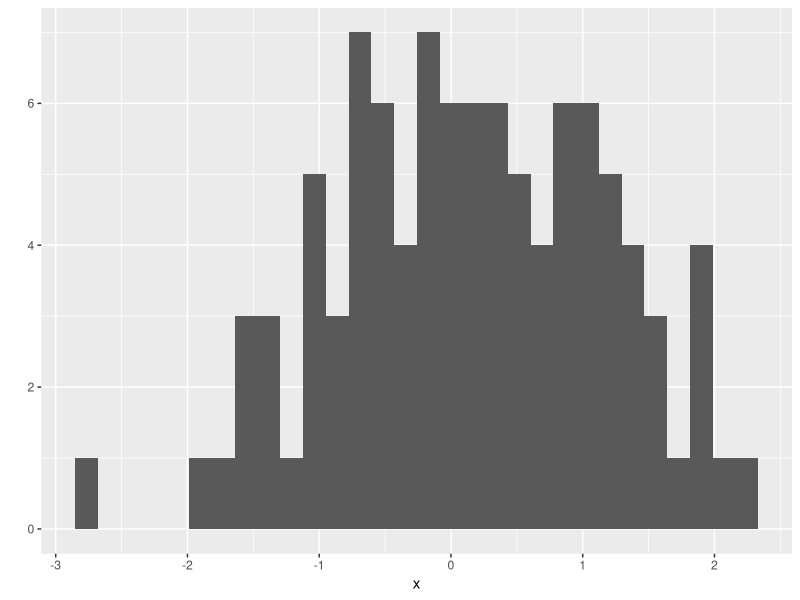
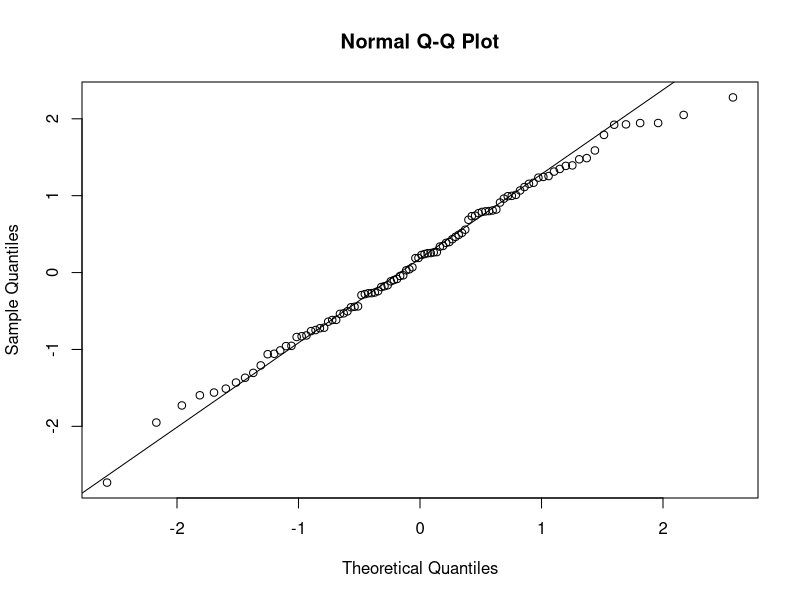
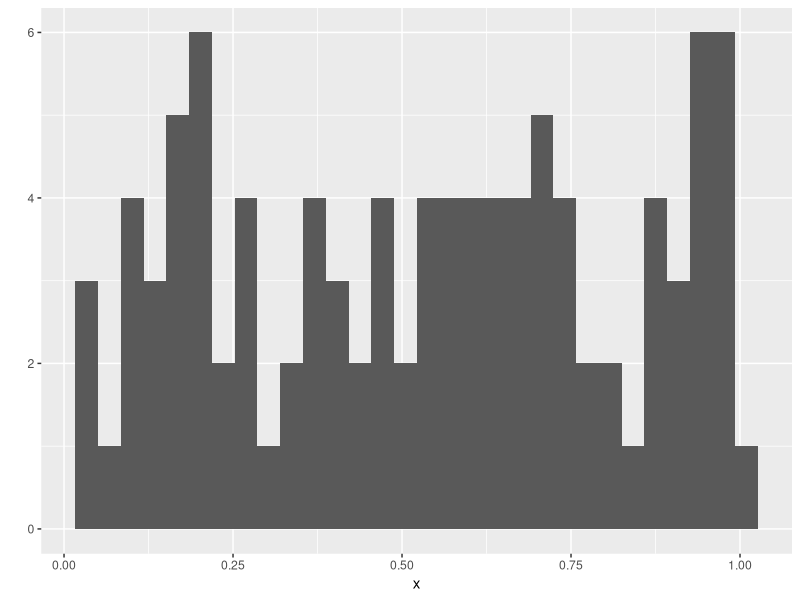
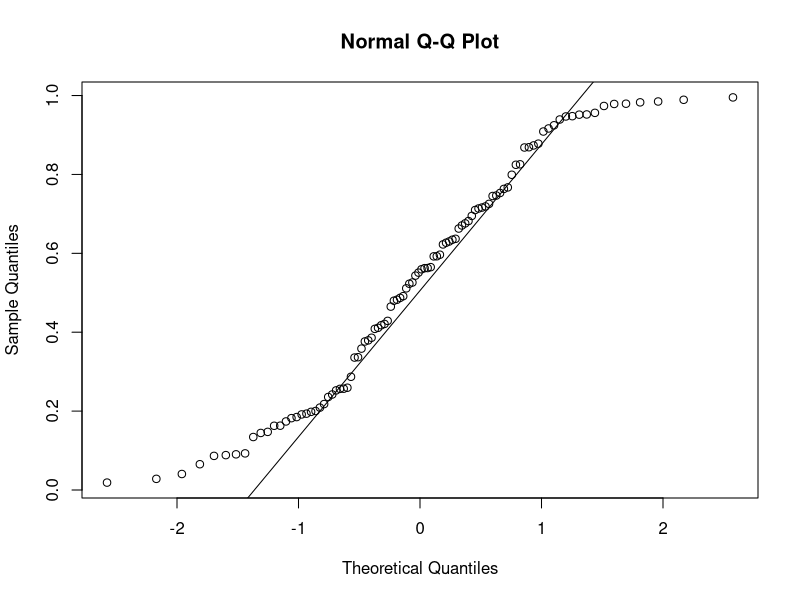
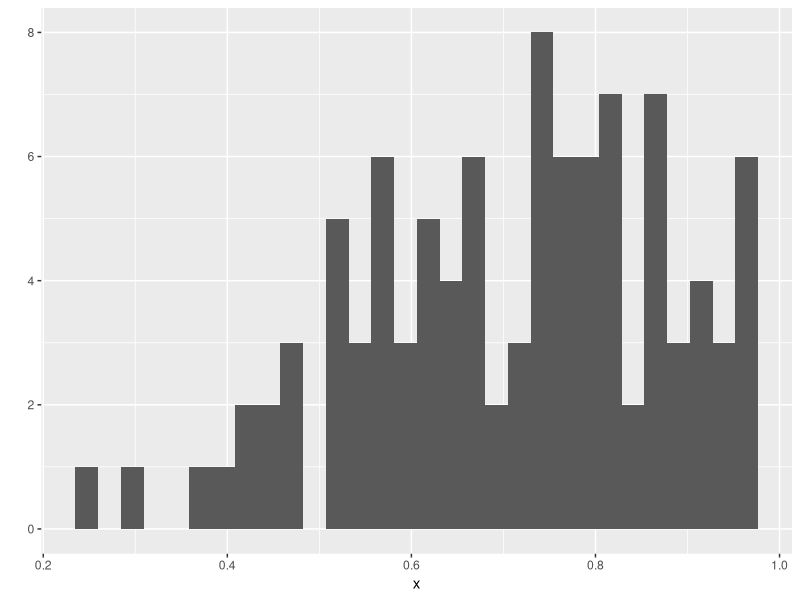
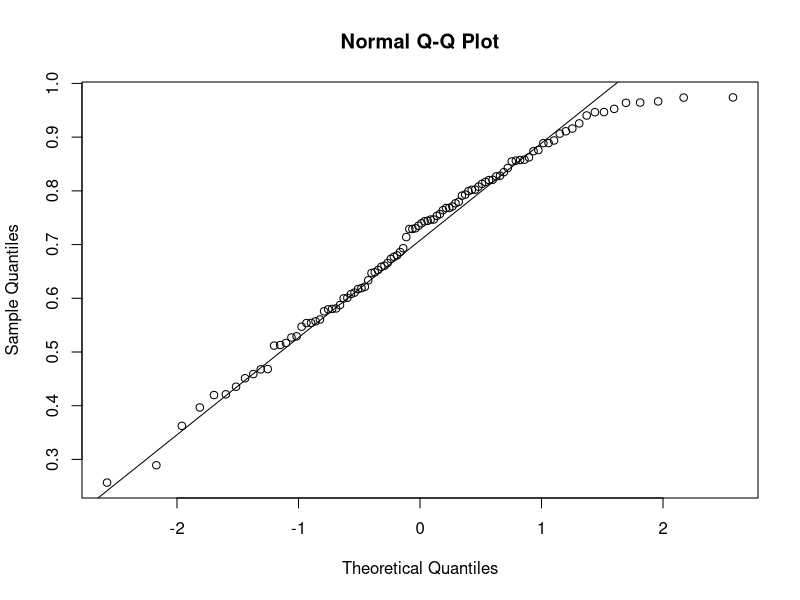
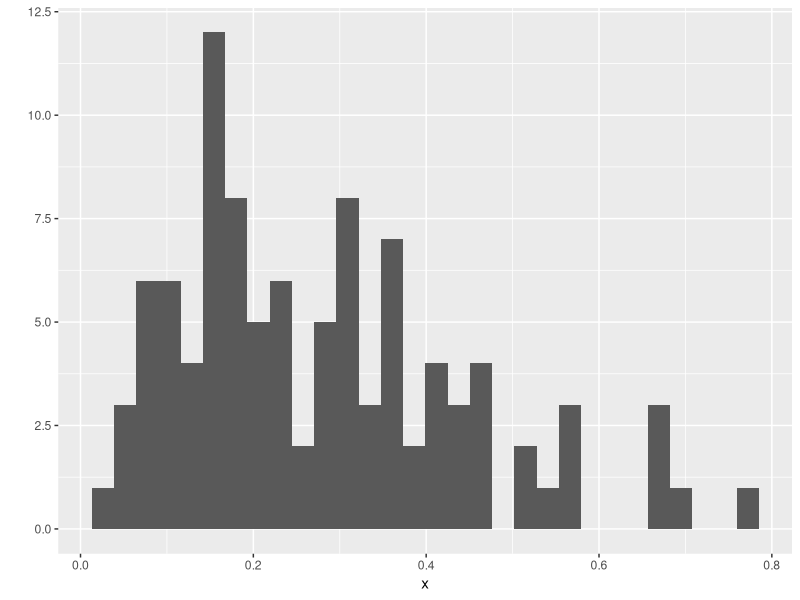
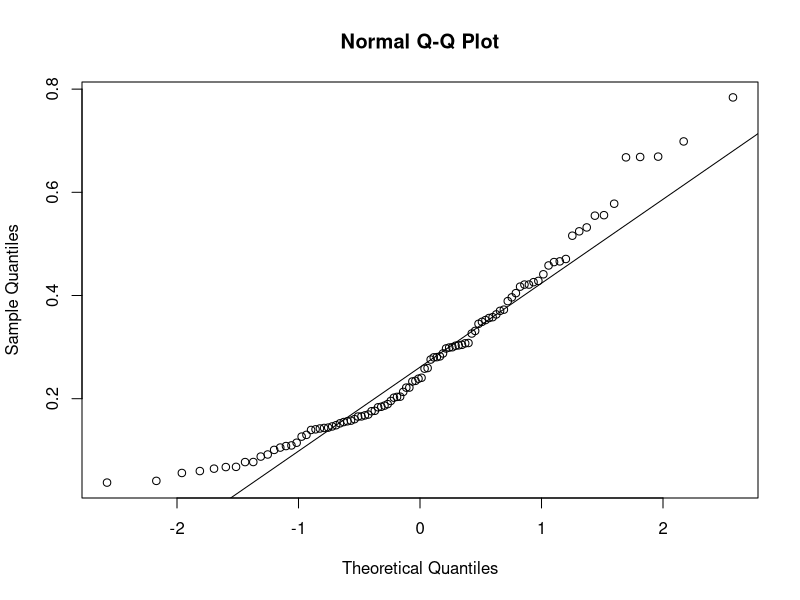

These figures' R source, in order:
## ---- chunk 1
library(tidyverse)
## ---- chunk 2
x <- rnorm(100)
qplot(x, bins=30)
qqnorm(x)
qqline(x)
## ---- chunk 3
x <- runif(100)
qplot(x, bins=30)
qqnorm(x)
qqline(x)
## ---- chunk 4
x <- rbeta(100,5,2)
qplot(x, bins=30)
qqnorm(x)
qqline(x)
## ---- chunk 5
x <- rbeta(100,2,5)
qplot(x, bins=30)
qqnorm(x)
qqline(x)
## ---- chunk 6
x <- rlnorm(100)
qplot(x, bins=30)
qqnorm(x)
qqline(x)
## ---- chunk 7
x <- rpois(100, lambda=2)
qplot(x, bins=30)
qqnorm(x)
qqline(x)
## ---- chunk 8
x <- rbinom(100, size=10, p=0.2)
qplot(x, bins=30)
qqnorm(x)
qqline(x)
